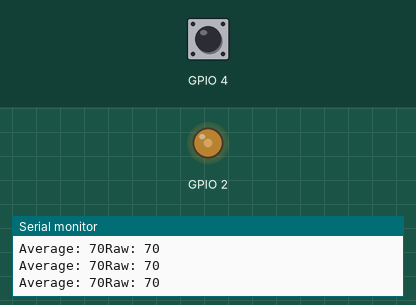
A program run on a simulated ESP32. Shown: output pins drawn as LEDs (lit = HIGH), the last lines printed to the serial monitor. The test bench sets the inputs (shaded band); at power-on: GPIO 4 HIGH.

Above: at 1.2 s.
1.3 s: GPIO 4 pulled LOW for 0.15 s
At 2.3 s:
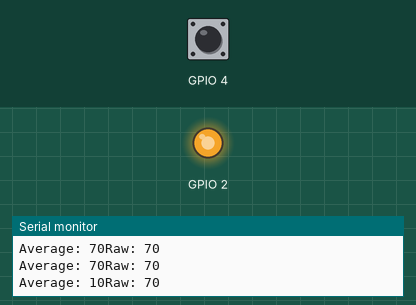
3.9 s: GPIO 4 pulled LOW for 1 s
At 7.0 s:
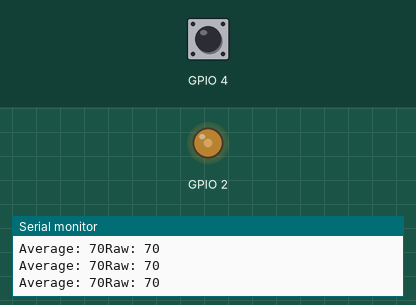
7.9 s: GPIO 4 pulled LOW for 3.2 s
At 9.3 s:
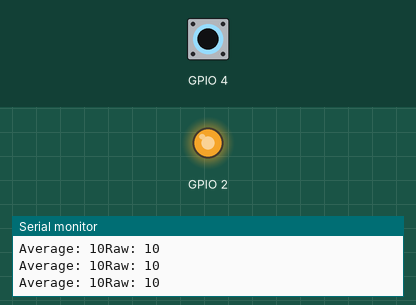
Timing chart, 0 to 13.5 s (numbered marks = the images above; inputs shaded):
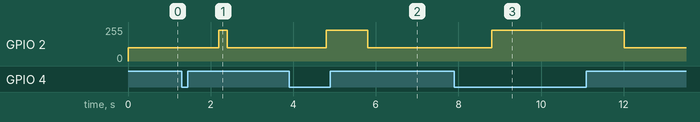

The program:

main.cpp
```cpp
#include<Arduino.h>
int readings[5] = {0,0,0,0,0};
int inde = 0;
void setup() {
Serial.begin(115200);
pinMode(2,OUTPUT);
ledcSetup(0,5000,8);
ledcAttachPin(2,0);
int firstReading = touchRead(4);
for(int i = 0; i<5 ; i++) {
  readings[i] = firstReading;
}
}
void loop() {
int tr = touchRead(4);
readings[inde] = tr;
inde=inde+1;
if(inde==5)
inde = 0;
int total = 0;
for(int i = 0; i<5 ; i++) {
  total = total+readings[inde];
}
int avg = total/5;
Serial.print("Raw: ");
Serial.println(touchRead(4));
Serial.print("Average: ");
Serial.print(avg);
int a = map(avg,116,0,0,255);
ledcWrite(0,a);
delay(200);
}
```

Measured:
- after the input at 1.3 s, GPIO 2: 101/255 → 232/255 after 0.90 s, → 101/255 0.20 s later
- after the input at 3.9 s, GPIO 2: 101/255 → 232/255 after 0.90 s, → 101/255 1.0 s later
- after the input at 7.9 s, GPIO 2: 101/255 → 232/255 after 0.91 s, → 101/255 3.2 s later
